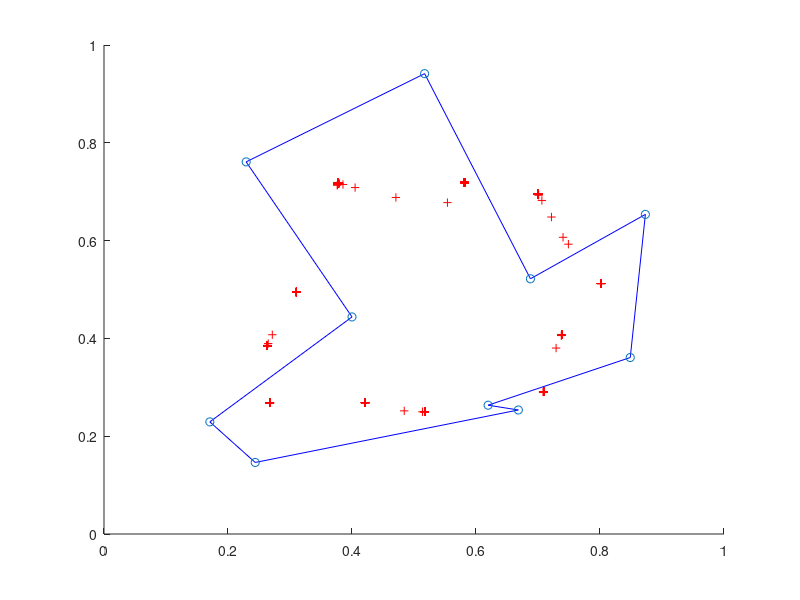
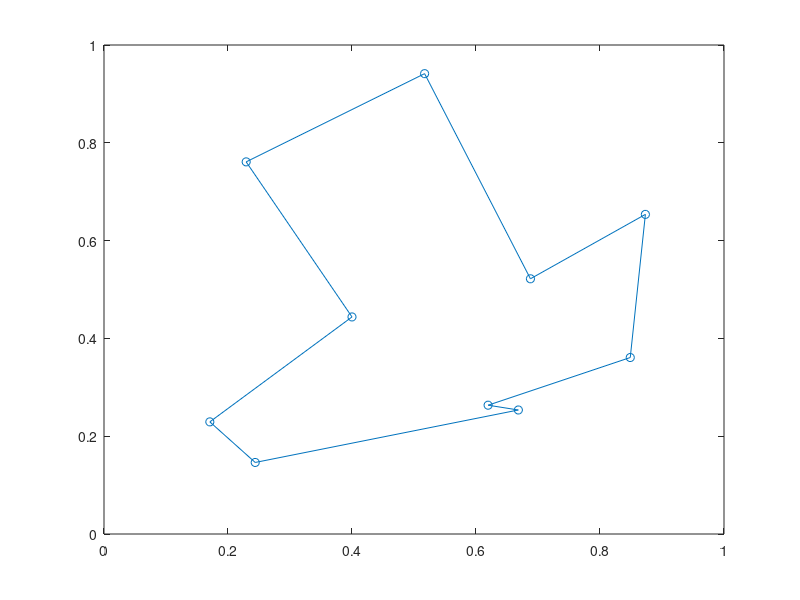

These figures' MATLAB source, in order:
%% Debug stuff

close all

animation=false;
plotWeight=true;

LearningRate=0.2;
% Number of hidden nodes
NodeNumber=1000;
% % Number of epochs
MaxEpoch=20;

% "circle", "random" or "uniform"
InitialDistribution="circle";

% Neighbourhood
Nbrhd=round(linspace(NodeNumber*0.2,0,MaxEpoch));



cities=load('./datasets/cities.dat');
cities=cities(randperm(size(cities,1)),:);

if InitialDistribution=="circle"
    x_init=linspace(0,2*pi,NodeNumber+1)';
    W=[cos(x_init(1:end-1)) sin(x_init(1:end-1))]./2+0.5;
elseif InitialDistribution=="random"
    W=rand(NodeNumber,2);
elseif InitialDistribution=="uniform"
    [X,Y]=meshgrid(linspace(-1,2,round(sqrt(NodeNumber))));
    W=[reshape(X,[],1) reshape(Y,[],1)];
end


NextW=W;

circ = @(x) (1 + mod(x-1, NodeNumber));

tour=zeros(size(cities)+[1 0]);
tour2=tour;
BestNodeArray=zeros(length(cities),1);

figure
hold on

for epoch=1:MaxEpoch+1
    hold on
    for city=1:length(cities)
        
        dist=sqrt((W(:,1)-cities(city,1)).^2+(W(:,2)-cities(city,2)).^2);
        
        [~,BestNode]=min(dist);
        BestNodeArray(city)=BestNode;
        
        if epoch<=MaxEpoch
            difference=(W-cities(city,:));
            NextW(circ((BestNode-Nbrhd):(BestNode+Nbrhd)),:)=...
                NextW(circ((BestNode-Nbrhd):(BestNode+Nbrhd)),:)-...
                LearningRate*difference(circ((BestNode-Nbrhd):(BestNode+Nbrhd)),:)./...
                (1+dist(circ((BestNode-Nbrhd):(BestNode+Nbrhd)),:));

            tour(city,:)=W(BestNode,:);

            tour(end,:)=tour(1,:);
        end
        
        
        if animation && epoch>1
            tour2=sortrows([cities BestNodeArray],3);
            tour2(end+1,:)=tour2(1,:);
            scatter(cities(:,1), cities(:,2),'bo')
            scatter(cities(city,1), cities(city,2),'ro')
            plot(tour2(:,1),tour2(:,2),'b-')
%             pause(0.5)
            if plotWeight
                plot(W(:,1),W(:,2),'r+')
            end
            

            title(sprintf('Epoch %d/%d',epoch,MaxEpoch))
            pause(0.02)
        end
        clf
        hold on
    end
    W=NextW;
%     tour(end,:)=tour(1,:);
        disp(BestNodeArray)
end

tour2=sortrows([cities BestNodeArray],3);
tour2(end+1,:)=tour2(1,:);
if plotWeight
    plot(W(:,1),W(:,2),'r+')
end
plot(tour2(:,1),tour2(:,2),'b-')
scatter(cities(:,1), cities(:,2))
            

tour=sortrows([cities BestNodeArray],3);
tour(end+1,:)=tour(1,:);

figure;
set(gca,'FontSize',14)
plot(tour(:,1),tour(:,2));
hold on
scatter(cities(:,1), cities(:,2))


